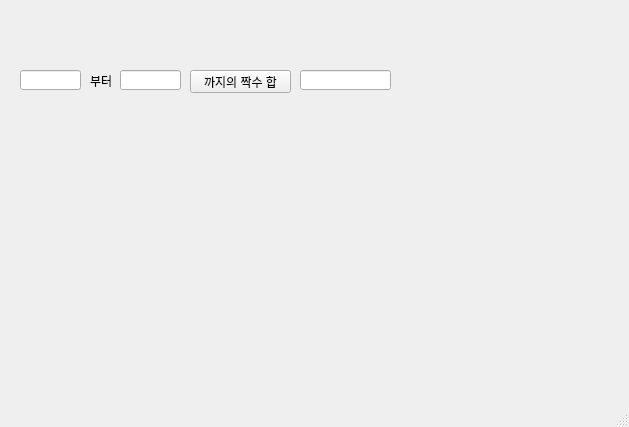
<?xml version="1.0" encoding="UTF-8"?>
<ui version="4.0">
 <class>MainWindow</class>
 <widget class="QMainWindow" name="MainWindow">
  <property name="geometry">
   <rect>
    <x>0</x>
    <y>0</y>
    <width>629</width>
    <height>427</height>
   </rect>
  </property>
  <property name="windowTitle">
   <string>MainWindow</string>
  </property>
  <widget class="QWidget" name="centralwidget">
   <widget class="QLabel" name="label">
    <property name="geometry">
     <rect>
      <x>90</x>
      <y>70</y>
      <width>31</width>
      <height>21</height>
     </rect>
    </property>
    <property name="text">
     <string>부터</string>
    </property>
   </widget>
   <widget class="QPushButton" name="pb">
    <property name="geometry">
     <rect>
      <x>190</x>
      <y>70</y>
      <width>101</width>
      <height>23</height>
     </rect>
    </property>
    <property name="text">
     <string>까지의 짝수 합</string>
    </property>
   </widget>
   <widget class="QLineEdit" name="le1">
    <property name="geometry">
     <rect>
      <x>20</x>
      <y>70</y>
      <width>61</width>
      <height>20</height>
     </rect>
    </property>
   </widget>
   <widget class="QLineEdit" name="le2">
    <property name="geometry">
     <rect>
      <x>120</x>
      <y>70</y>
      <width>61</width>
      <height>20</height>
     </rect>
    </property>
   </widget>
   <widget class="QLineEdit" name="leResult">
    <property name="geometry">
     <rect>
      <x>300</x>
      <y>70</y>
      <width>91</width>
      <height>20</height>
     </rect>
    </property>
   </widget>
  </widget>
  <widget class="QMenuBar" name="menubar">
   <property name="geometry">
    <rect>
     <x>0</x>
     <y>0</y>
     <width>629</width>
     <height>21</height>
    </rect>
   </property>
  </widget>
  <widget class="QStatusBar" name="statusbar"/>
 </widget>
 <resources/>
 <connections/>
</ui>
